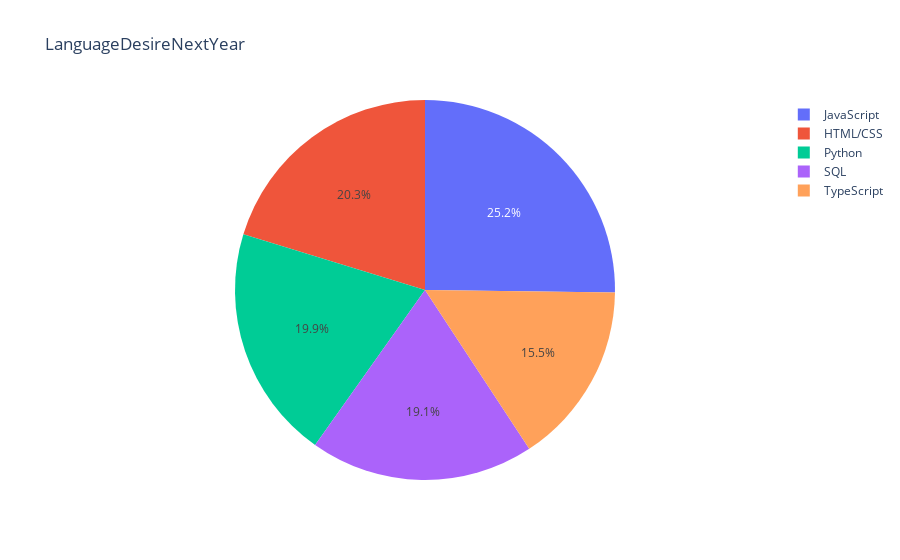

The notebook cell saved with this chart:
### Code cell
# your code goes here
import matplotlib as mpl
import matplotlib.pyplot as plt

QUERY = """ 
SELECT LanguageDesireNextYear, COUNT(*) as count 
from LanguageDesireNextYear 
group by LanguageDesireNextYear 
order by count(LanguageDesireNextYear) DESC LIMIT 5 
""" 

df1=pd.read_sql_query(QUERY,conn)  

df1.head()
fig = px.pie(df1, values=df1['count'], names=df1['LanguageDesireNextYear'], title='LanguageDesireNextYear')
fig.show()

### Figure 1 — Plotly figure (JSON) as saved in the notebook; plotly's stock layout.template omitted (floating-point values rounded to 4 significant figures)
{"data": [{"domain": {"x": [0, 1], "y": [0, 1]}, "hovertemplate": "LanguageDesireNextYear=%{label}<br>count=%{value}<extra></extra>", "labels": ["JavaScript", "HTML/CSS", "Python", "SQL", "TypeScript"], "legendgroup": "", "name": "", "showlegend": true, "type": "pie", "values": [6630, 5328, 5239, 5012, 4088]}], "layout": {"legend": {"tracegroupgap": 0}, "title": {"text": "LanguageDesireNextYear"}}}
